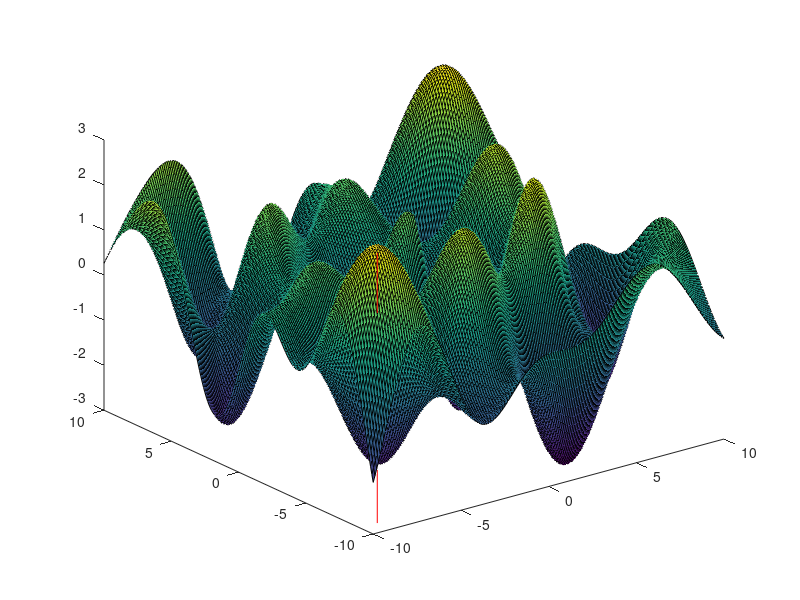

MATLAB code to generate this figure:
% test 2D beamforming
clear;

[x, y] = meshgrid(-10:0.1:10,-10:0.1:10);
lambda = 2*pi;

x_target = -9;
y_target = -9;
x_sources = [0 5 -8];
y_sources = [0 -5 8];
nr_sources = size(x_sources, 2);
distance = sqrt((x_target-x_sources).^2+(y_target-y_sources).^2);
phaseshift = distance-floor(distance/lambda)*lambda;

for t = 0:0.1:10
    clf;
    
    all = 0;
    hold on
    for i = 1:nr_sources
        positions = sqrt((x-x_sources(i)).^2+(y-y_sources(i)).^2);
        part = sin(positions-t-phaseshift(i));
        all = all+part;
        %surf(x, y, part);
    end

    surf(x, y, all);
    plot3([x_target x_target], [y_target y_target], [-nr_sources nr_sources], 'r');
    axis([-10 10 -10 10 -nr_sources nr_sources]);
    view(3);
    hold off
    
    pause on;
    pause(1);
    pause off;
end